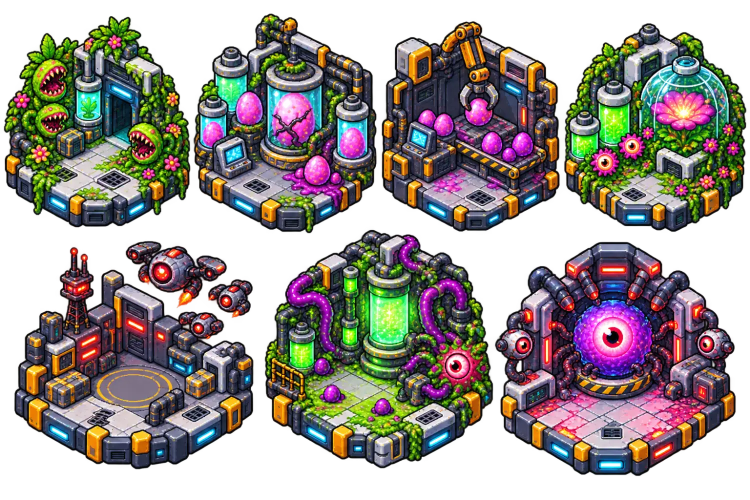
#> input picture tools/worlds_9_15_ref.webp, 1500 x 1000 px (shown at 1/2 size)
$ python cut_world_icons.py
#> lines starting #> are read from the running program, lines starting #| are printed output that depends on the picture; after the words box and inside, x2 and y2 are one past the last pixel; in counts of white or black regions, pixels touching at a corner belong together
"""Iconos de mundos futuros: recorta la hoja del usuario en una pintura por mundo.

python tools/cut_world_icons.py
Lee tools/worlds_9_15_ref.webp (2 filas: 4 + 3 iconos sobre transparente) y escribe
tools/world<n>_ref.webp (n = 9..15, por filas), una por mundo, que
tools/make_world_select_assets.py (WORLD_PICS) convierte en assets/ui/world/world_<n>.png.
Las filas y columnas se tocan: cada corte va por la línea más vacía cerca de donde se espera
(ROW_CUT, COL_CUTS, SEARCH) y cada pieza suelta va al icono donde cae su centro (así los
drones del 13 se quedan con él aunque rocen el corte).
"""
import os

import cv2
import numpy as np
from PIL import Image

HERE = os.path.dirname(os.path.abspath(__file__))
SRC = os.path.join(HERE, "worlds_9_15_ref.webp")
FIRST = 9
ROW_CUT = 470
COL_CUTS = [[383, 755, 1124], [518, 995]]  # rough x between icons, per row
SEARCH = 45
PAD = 4


def emptiest(profile: np.ndarray, near: int) -> int:
    lo, hi = max(near - SEARCH, 0), min(near + SEARCH, len(profile))
    return lo + int(np.argmin(profile[lo:hi]))


def main() -> None:
    rgba = np.array(Image.open(SRC).convert("RGBA"))
#> rgba is the input picture: shape (1000, 1500, 4); mean R, G, B, A 67.6, 60.5, 56.7, 159.4
    solid = (rgba[..., 3] > 20).astype(np.uint8)
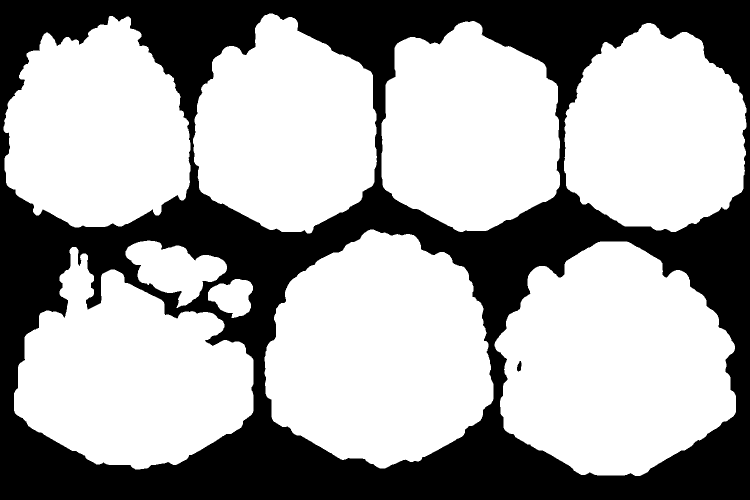
#> solid: shape (1000, 1500) (shown at 1/2 size); values 0 (black) and 1 (white), 64.1% white; 2 black regions, box (x1, y1, x2, y2) and area: (0, 0, 1500, 1000) 538273, (1034, 722, 1043, 743) 133
    h, w = solid.shape
#> h = 1000; w = 1500
    yc = emptiest(solid.sum(1), ROW_CUT)
#> in emptiest, `lo, hi = max(near - SEARCH, 0), min(near + SEARCH, len(profile))`: lo = 425; hi = 515
#> yc = 464
    n_out = FIRST
    for row, (y0, y1) in enumerate([(0, yc), (yc, h)]):
        band = solid[y0:y1]
        xs = [0] + [emptiest(band.sum(0), x) for x in COL_CUTS[row]] + [w]
        # every piece of the band goes to the icon its centre falls in (a drone flying near the
        # cut stays with its icon; the neighbour's chest-to-cut slivers belong to the neighbour)
        n, lab, st, cen = cv2.connectedComponentsWithStats(band, 8)
        for c in range(len(xs) - 1):
            x0, x1 = xs[c], xs[c + 1]
            mine = [i for i in range(1, n) if st[i][4] >= 30 and x0 <= cen[i][0] < x1]
            big = max(mine, key=lambda i: st[i][4])
            # slivers of the other row that cross the row cut go
            keep = [i for i in mine if i == big or (st[i][1] > 1 and st[i][1] + st[i][3] < band.shape[0] - 1)]
            mask = np.isin(lab, keep)
            ys, xs_ = np.nonzero(mask)
            piece = rgba[y0:y1].copy()
            piece[..., 3] = np.where(mask, piece[..., 3], 0)
            crop = piece[max(ys.min() - PAD, 0):ys.max() + PAD + 1, max(xs_.min() - PAD, 0):xs_.max() + PAD + 1]
            out = os.path.join(HERE, "world%d_ref.webp" % n_out)
            Image.fromarray(crop).save(out, lossless=True)
            print(os.path.basename(out), crop.shape[1], "x", crop.shape[0])
            n_out += 1
#> this loop made 2 passes
#> (row, y0, y1, xs, n) on passes 1 to 2: (0, 0, 464, [0, 381, 757, 1120, 1500], 6), (1, 464, 1000, [0, 507, 987, 1500], 7)
#| world9_ref.webp 382 x 431
#| world10_ref.webp 376 x 441
#| world11_ref.webp 365 x 426
#| world12_ref.webp 373 x 422
#| world13_ref.webp 487 x 466
#| world14_ref.webp 466 x 477
#| world15_ref.webp 491 x 477
#> pass 1, in main, `band = solid[y0:y1]`:
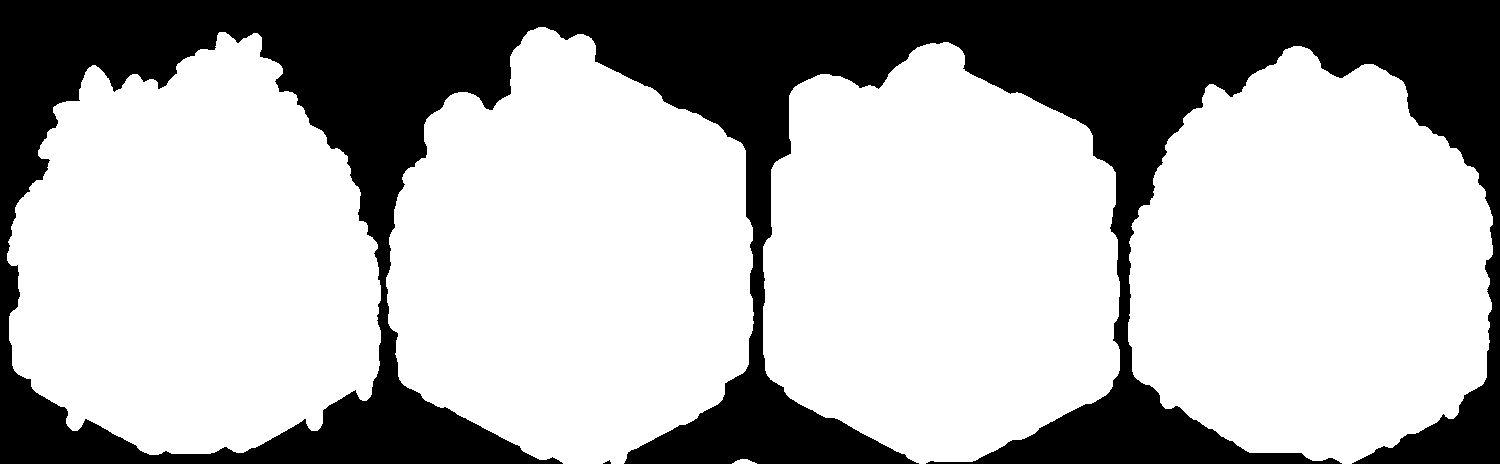
#> band: shape (464, 1500); values 0 (black) and 1 (white), 68.2% white; 2 black regions (1 under 20 px), largest, box (x1, y1, x2, y2) and area: (0, 0, 1500, 464) 221163
#> pass 1, in main, `n, lab, st, cen = cv2.connectedComponentsWithStats(band, 8)`:
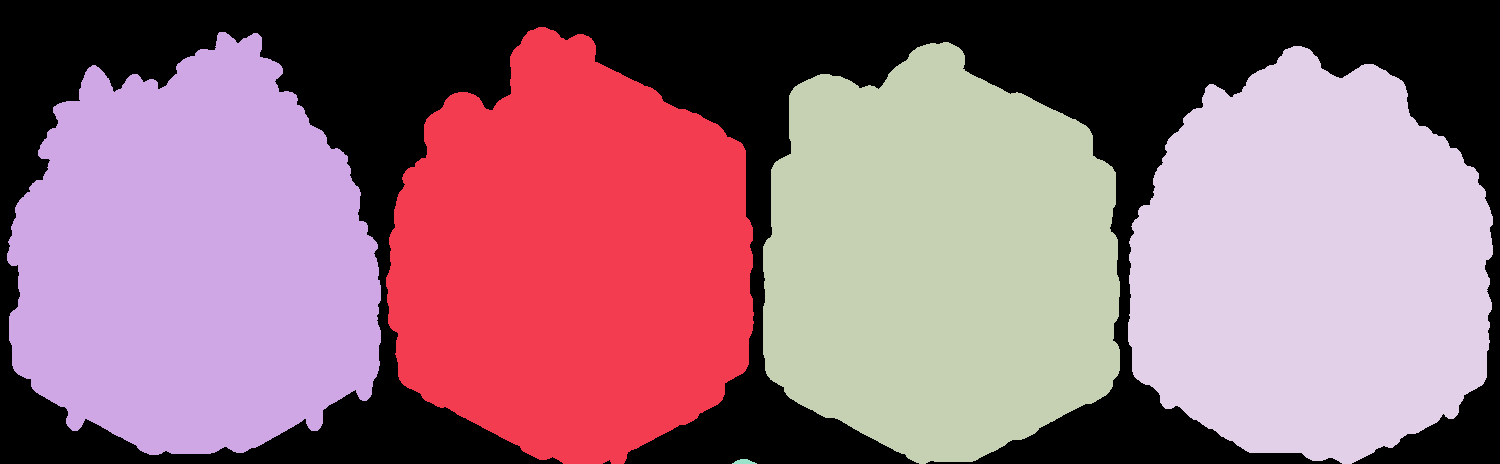
#> lab: shape (464, 1500) int32; 6 distinct labels, from 0 to 5; one colour per label, 0 black
#> pass 1, in main, `Image.fromarray(crop).save(out, lossless=True)`:
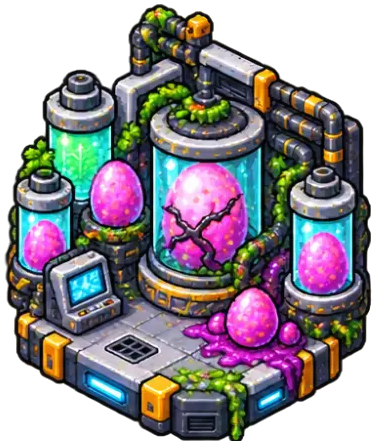
#> saved as world10_ref.webp: PIL image 376x441 RGBA; mean R, G, B, A 79.1, 72.6, 79.5, 180.3; transparent parts drawn white
#> after the loop: band: shape (536, 1500); values 0 (black) and 1 (white), 60.5% white; 2 black regions, box (x1, y1, x2, y2) and area: (0, 0, 1500, 536) 317092, (1034, 258, 1043, 279) 133
#> after the loop:
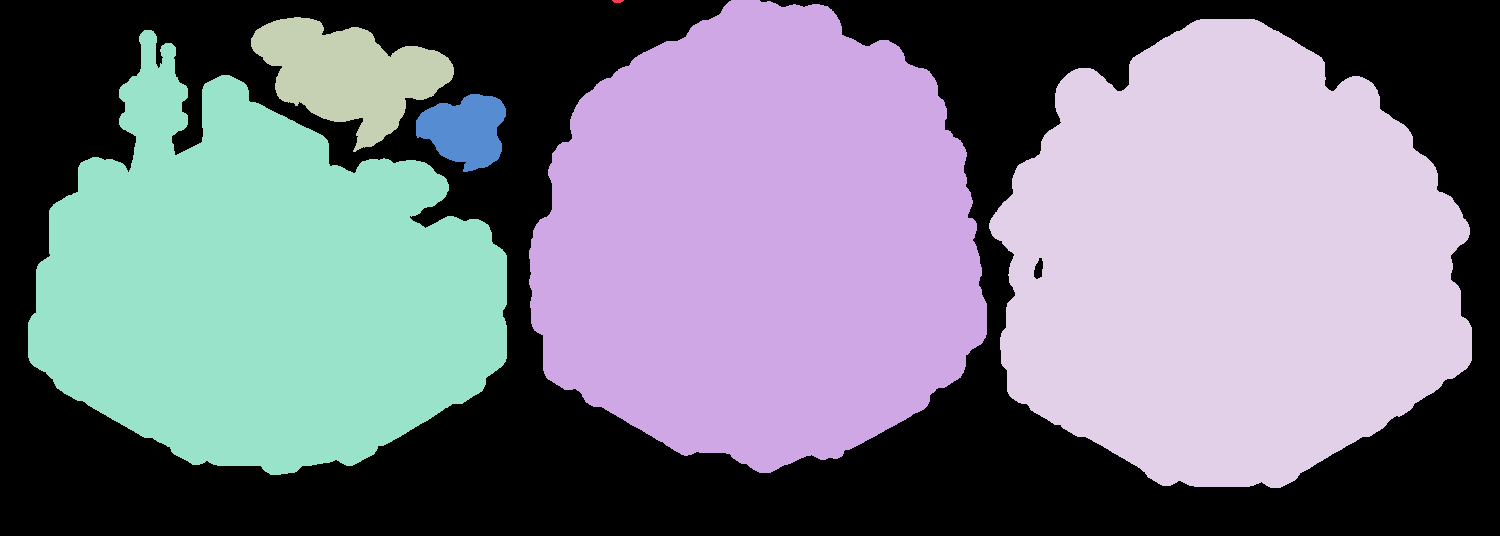
#> lab: shape (536, 1500) int32; 7 distinct labels, from 0 to 6; one colour per label, 0 black
#> after the loop:
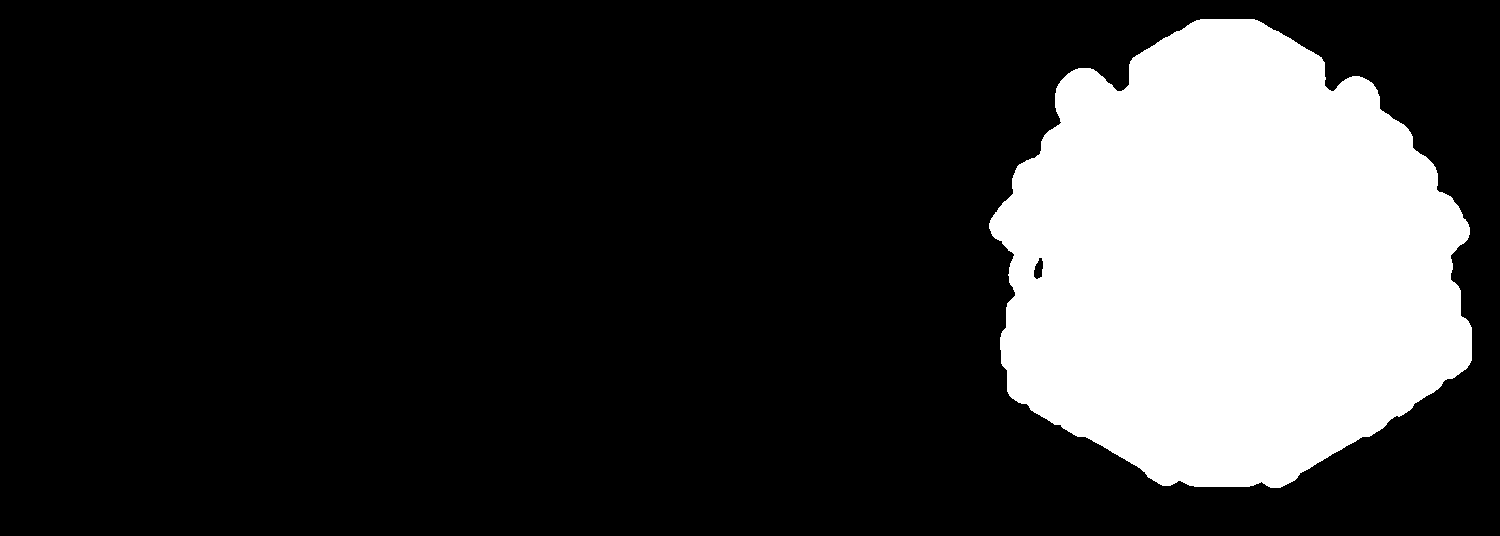
#> mask: shape (536, 1500) bool; 20.8% white; 1 white region, box (x1, y1, x2, y2) and area: (989, 19, 1472, 488) 167546
#> after the loop:
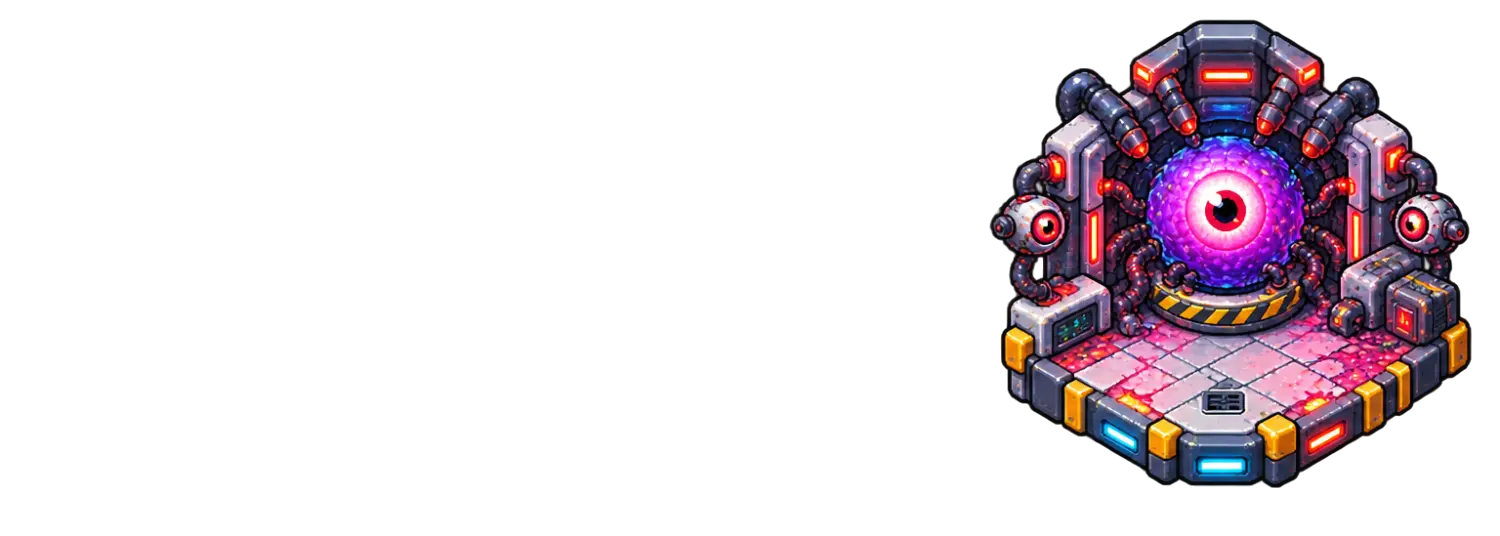
#> piece: shape (536, 1500, 4); mean R, G, B, A 66.4, 54.2, 54.9, 51.9; transparent parts drawn white
#> after the loop, n_out = 16


if __name__ == "__main__":
    main()
